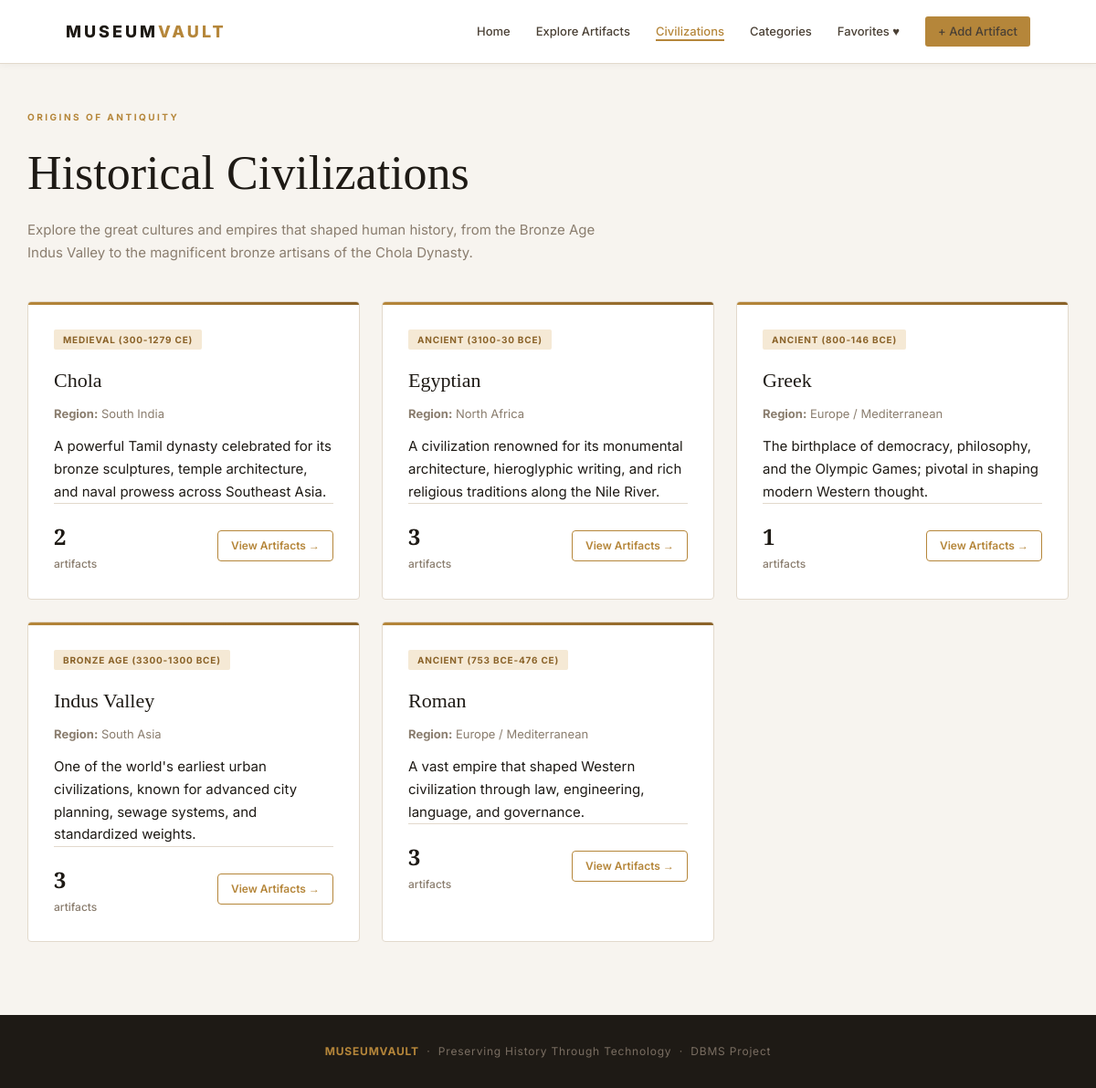
Page /civilizations on the committed database.
### tables this page shows
CREATE TABLE civilizations (
                id INTEGER PRIMARY KEY AUTOINCREMENT,
                name TEXT NOT NULL UNIQUE,
                region TEXT,
                period TEXT,
                description TEXT
            );

### app.py (the view)
@app.route("/civilizations")
def civilizations():
    db = get_db()
    try:
        rows = db.execute("""
            SELECT c.*,
                   COUNT(a.id) AS artifact_count
            FROM civilizations c
            LEFT JOIN artifacts a ON a.civilization_id = c.id
            GROUP BY c.id
            ORDER BY c.name
        """).fetchall()
    finally:
        db.close()
    return render_template("civilizations.html", civilizations=rows)

### database.py (called while the page is built)
def get_db():
    conn = sqlite3.connect(DATABASE)
    conn.row_factory = sqlite3.Row
    conn.execute("PRAGMA foreign_keys = ON")
    return conn

### templates/civilizations.html (shortened to what this page needs)
{% extends "base.html" %}
{% block content %}
<main class="container">
    <div class="page-header">
        <p class="eyebrow">Origins of Antiquity</p>
        <h1>Historical Civilizations</h1>
        <p style="color:var(--muted);max-width:650px;">
            Explore the great cultures and empires that shaped human history, from the Bronze Age Indus Valley to the magnificent bronze artisans of the Chola Dynasty.
        </p>
    </div>
    <div class="civ-grid">
        {% for c in civilizations %}
        <article class="civ-card">
            <span class="period-badge">{{ c.period or 'Ancient Era' }}</span>
            <h3>{{ c.name }}</h3>
            <p class="region"><strong>Region:</strong> {{ c.region or 'Various' }}</p>
            <p class="desc-text">{{ c.description or 'A prominent historical civilization with significant cultural and archaeological legacy.' }}</p>
            <div style="margin-top:auto;padding-top:16px;border-top:1px solid var(--border);display:flex;align-items:center;justify-content:space-between;">
                <div class="artifact-count">
                    <strong>{{ c.artifact_count }}</strong>
                    <span>artifacts</span>
                </div>
                <a href="{{ url_for('civilization_detail', civ_id=c.id) }}" class="btn btn-secondary btn-sm">
                    View Artifacts →
                </a>
            </div>
        </article>
        {% endfor %}
    </div>
</main>
{% endblock %}

### static/css/style.css (style rules this page uses)
*, *::before, *::after { margin: 0; padding: 0; box-sizing: border-box; }
:root { --bg: #f7f4ef; --surface: #ffffff; --surface2: #f0ebe2; --text: #1e1a15; --text-mid: #4a4035; --muted: #8a7d6e; --accent: #b5863a; --accent-dk: #8a6228; --accent-lt: #f5e9d5; --border: #e2d9cc; --dark: #1e1a15; --shadow: 0 4px 20px rgba(0,0,0,0.08); --radius: 4px; --font-body: 'Inter', Arial, sans-serif; --font-serif:'Playfair Display', Georgia, serif; }
html { scroll-behavior: smooth; }
body { background: var(--bg); color: var(--text); font-family: var(--font-body); font-size: 15px; line-height: 1.65; min-height: 100vh; display: flex; flex-direction: column; }
a { color: inherit; text-decoration: none; }
.eyebrow { font-family: var(--font-body); font-size: 10px; font-weight: 700; letter-spacing: 2.5px; text-transform: uppercase; color: var(--accent); margin-bottom: 10px; }
.btn { display: inline-flex; align-items: center; gap: 6px; padding: 10px 20px; font-family: var(--font-body); font-size: 13px; font-weight: 600; cursor: pointer; border: none; border-radius: var(--radius); transition: background 0.2s, transform 0.15s; }
.btn-secondary { background: transparent; color: var(--accent); border: 1.5px solid var(--accent); }
.btn-sm { padding: 6px 14px; font-size: 12px; }
.container { max-width: 1280px; margin: 0 auto; padding: 50px 30px 80px; flex: 1; }
.page-header { margin-bottom: 40px; }
.page-header h1 { font-family: var(--font-serif); font-size: clamp(32px, 5vw, 52px); font-weight: 400; margin-bottom: 8px; }
.civ-grid, .cat-grid { display: grid; grid-template-columns: repeat(3, 1fr); gap: 24px; }
.civ-card, .cat-card { background: var(--surface); border: 1px solid var(--border); border-radius: var(--radius); padding: 28px; transition: transform 0.2s, box-shadow 0.2s; position: relative; overflow: hidden; }
.civ-card::before { content: ''; position: absolute; top: 0; left: 0; right: 0; height: 3px; background: linear-gradient(90deg, var(--accent), var(--accent-dk)); }
.civ-card h3, .cat-card h3 { font-family: var(--font-serif); font-size: 22px; font-weight: 400; margin-bottom: 8px; }
.civ-card .region, .cat-card .desc-text { font-size: 13px; color: var(--muted); margin-bottom: 14px; line-height: 1.5; }
.civ-card .period-badge { display: inline-block; background: var(--accent-lt); color: var(--accent-dk); font-size: 10px; font-weight: 700; padding: 3px 10px; border-radius: 2px; text-transform: uppercase; letter-spacing: 0.8px; margin-bottom: 16px; }
.civ-card .artifact-count, .cat-card .artifact-count { font-size: 12px; color: var(--muted); font-weight: 500; }
.civ-card .artifact-count strong, .cat-card .artifact-count strong { color: var(--text); font-size: 24px; font-family: var(--font-serif); display: block; }

### rows in the picture
civilizations: period "MEDIEVAL (300-1279 CE)", name "Chola", region "South India", description "A powerful Tamil dynasty celebrated for its bronze sculptures, temple architecture, and naval prowess across Southeast Asia.", artifact_count "2"
civilizations: period "ANCIENT (3100-30 BCE)", name "Egyptian", region "North Africa", description "A civilization renowned for its monumental architecture, hieroglyphic writing, and rich religious traditions along the Nile River.", artifact_count "3"
civilizations: period "ANCIENT (800-146 BCE)", name "Greek", region "Europe / Mediterranean", description "The birthplace of democracy, philosophy, and the Olympic Games; pivotal in shaping modern Western thought.", artifact_count "1"
civilizations: period "BRONZE AGE (3300-1300 BCE)", name "Indus Valley", region "South Asia", description "One of the world's earliest urban civilizations, known for advanced city planning, sewage systems, and standardized weights.", artifact_count "3"
civilizations: period "ANCIENT (753 BCE-476 CE)", name "Roman", region "Europe / Mediterranean", description "A vast empire that shaped Western civilization through law, engineering, language, and governance.", artifact_count "3"
